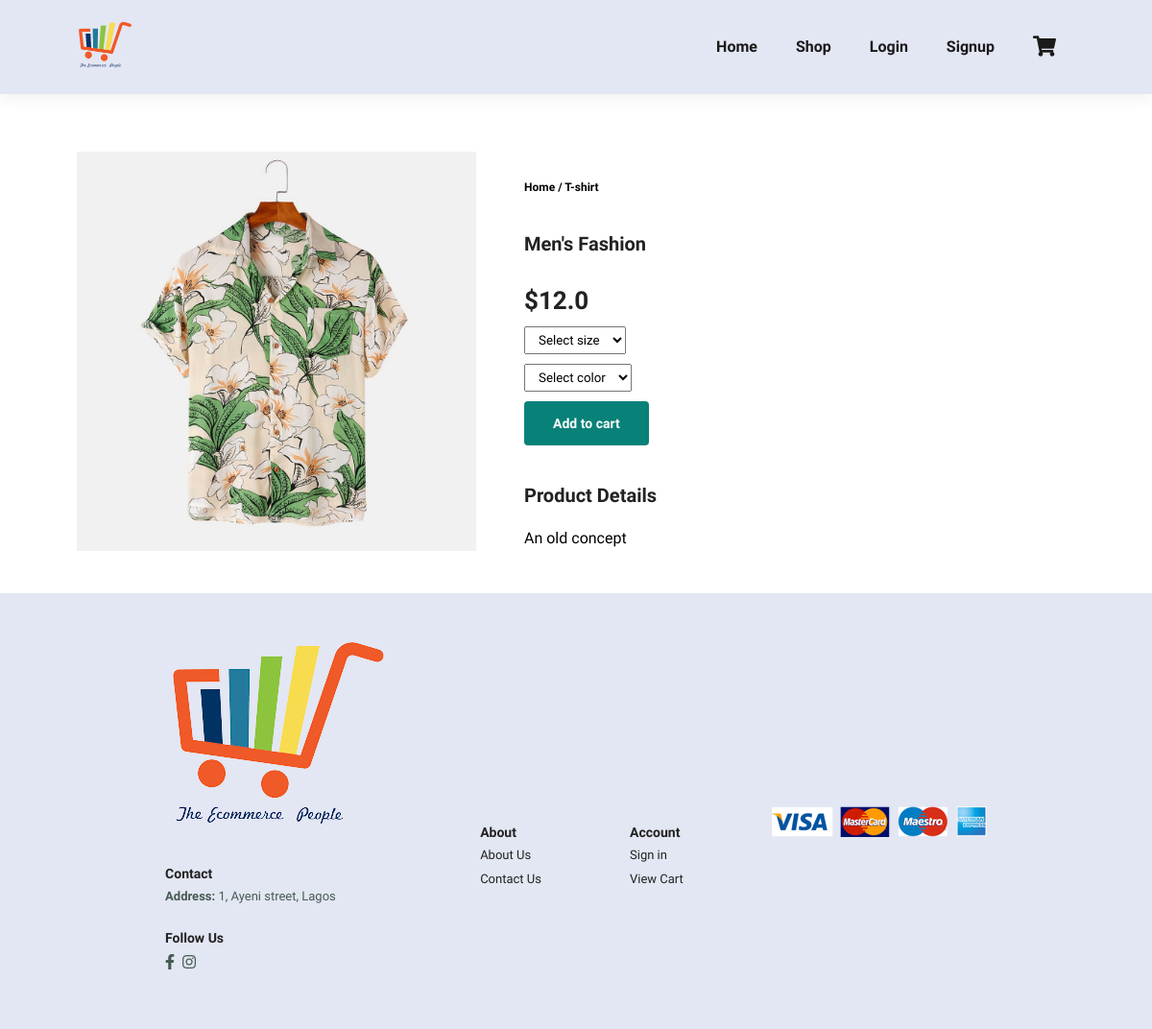
The page /product/23eij2d/ on the database as committed earlier.
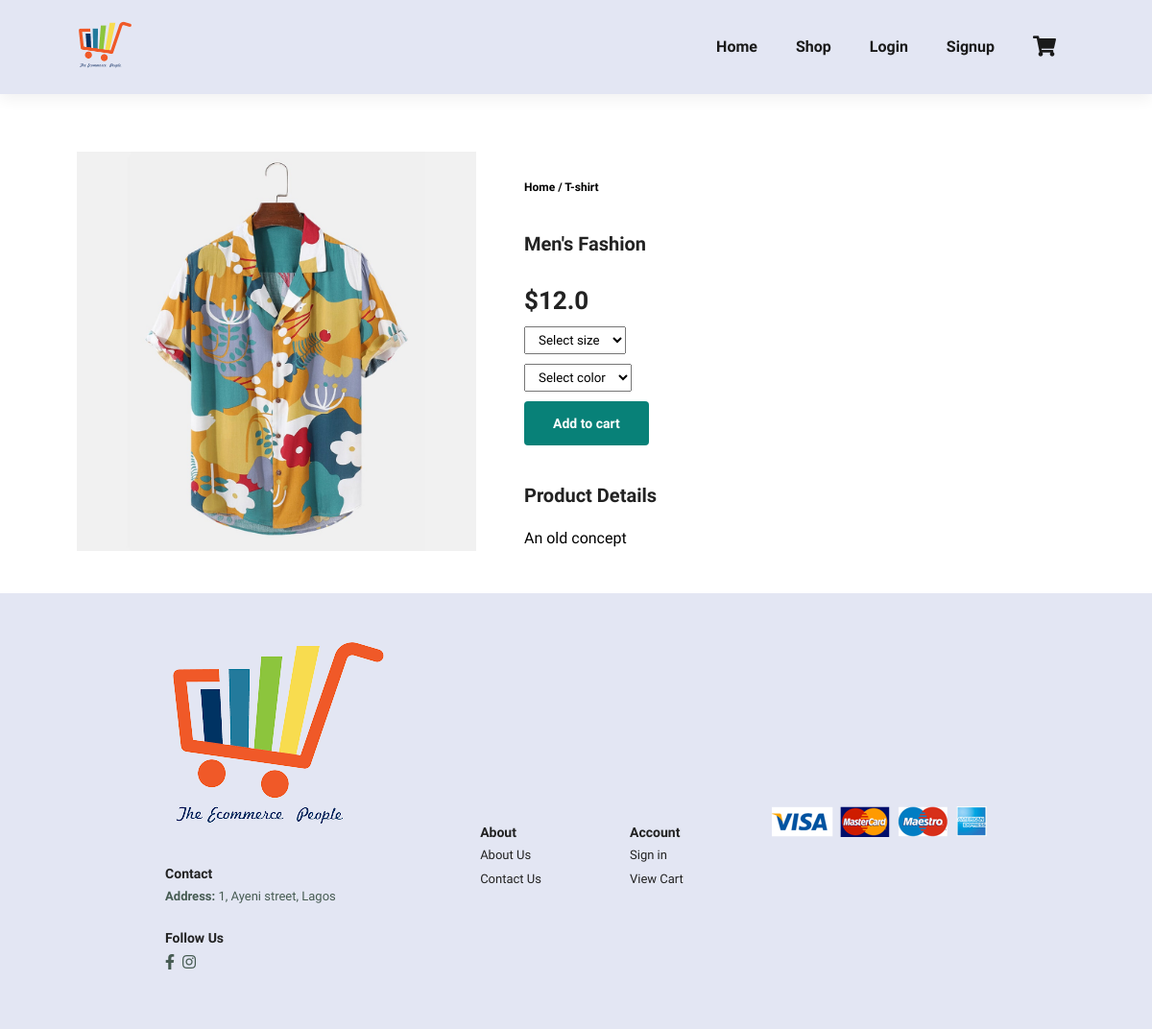
The same page on the database as committed later.
### core/models.py (models this page shows, shortened)
class Item(models.Model):
    title = models.CharField(max_length=100)
    brand = models.CharField(max_length=100)
    price = models.FloatField()
    discount_price = models.FloatField(blank=True, null=True)
    category = models.CharField(choices=CATEGORY_CHOICES, max_length=20)
    slug = models.SlugField(unique=True)
    description = models.TextField()
    image = models.ImageField(blank=True, null=True)
    another = models.TextField(blank=True, null=True)
    sizes_of_items = models.ForeignKey(Size_Instance, on_delete=models.CASCADE)
    color_of_items = models.ForeignKey(Color_Instance, on_delete=models.CASCADE)
    def get_add_to_cart_url(self):
        return reverse("add-to-cart", kwargs={'slug': self.slug})

### core/views.py (the view)
# urls.py: path('product/<slug>/', ItemDetailView, name='product_page'),
def ItemDetailView(request, slug):
	Items = Item.objects.get(slug=slug)
	context = {'object': Items}
	return render(request, 'product-detail.html', context)

### templates/product-detail.html (shortened to what this page needs)
{% extends 'base.html' %}
{% load static %}
{% block content %}
    <section id="prodetails" class="section-p1">
        <div class="single-pro-image">
            <img src="{{ object.image.url }}" width="100%" id="MainImg" alt="">
        </div>
        <div class="single-pro-details">
            <h6>Home / T-shirt</h6>
            <h4> Men's Fashion</h4>
            {% if object.discount_price %}
                <h2><del>${{object.price}}</del>    ${{ object.discount_price }}</h2>
            {% else %}
                <h2>${{ object.price }}</h2>
            {% endif %}
            <form  class="size" method="POST"  action="{{ object.get_add_to_cart_url }}">
                <select name="size" required>
                        <option value="">Select size</option>
                </select>
                <select name="color" required>
                    <option value="">Select color</option>
            </select>
                <button type="submit" class="normal">Add to cart</button>
            </form>
            <h4>Product Details</h4>
            <span>{{object.description}}</span>
        </div>
    </section>
{% endblock content %}

Rows that differ between the two databases and show on the page:
changed Item "An old concept": image: a different picture
